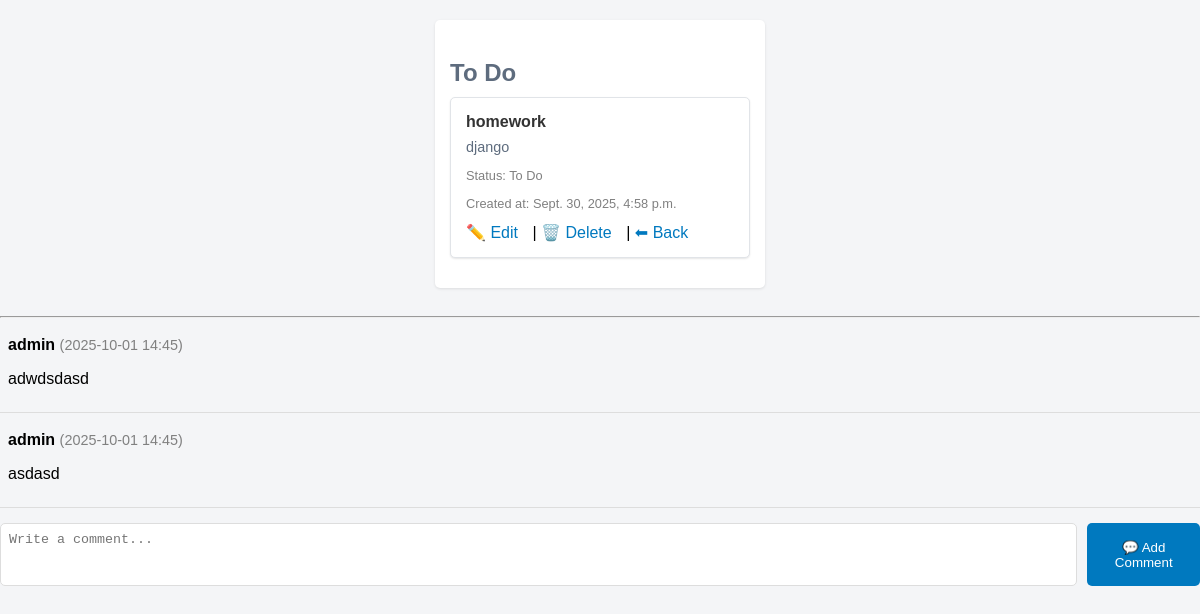
The page /detail/2/ on the database as committed earlier.
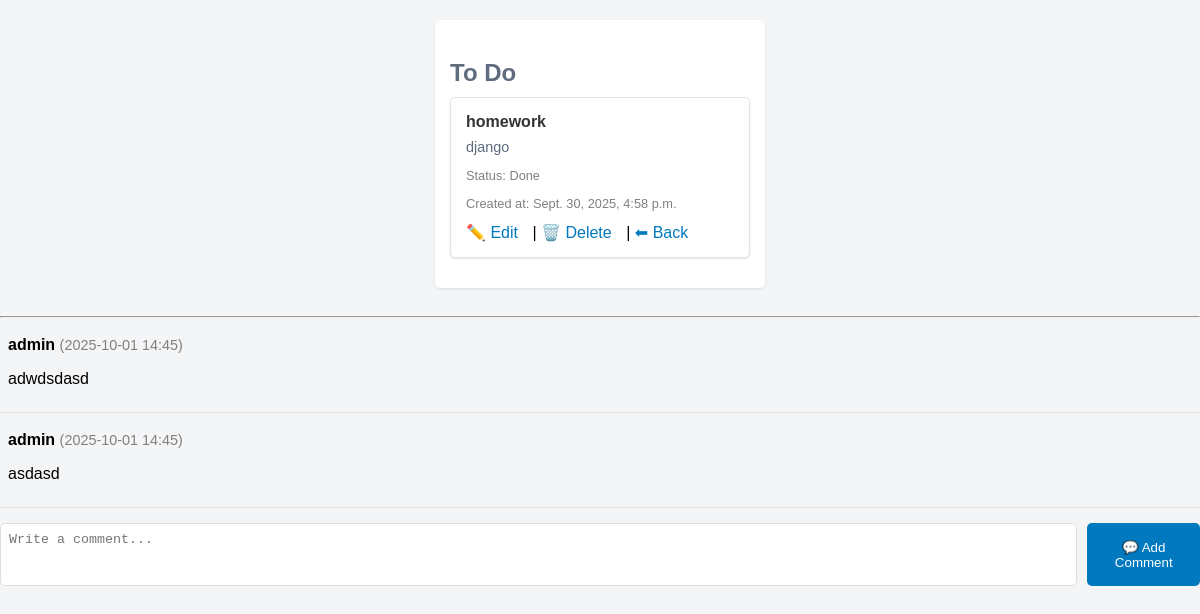
The same page on the database as committed later.
### task_app/models.py (models this page shows, shortened)
class Task(models.Model):
    title = models.CharField(max_length=255)
    desc = models.TextField(blank=True, null=True)  # Make desc optional
    position = models.PositiveIntegerField(default=1)
    created_at = models.DateTimeField(auto_now_add=True)
    STATUS_CHOICES = [
        ('todo', 'To Do'),
        ('progress', 'In Progress'),
        ('done', 'Done')
    ]
    status = models.CharField(
        max_length=10,  # 'todo', 'progress', or 'done' will fit here
        choices=STATUS_CHOICES,
        default='todo'
    )
    PRIORITY_CHOICES = [
        ('low', 'Low'),
        ('medium', 'Medium'),
        ('high', 'High')
    ]
    priority = models.CharField(
        max_length=6,  # 'Low', 'Medium', or 'High' will fit here
        choices=PRIORITY_CHOICES,
        default='low'  # Default to 'Medium'
    )
    tags = models.ManyToManyField('Tag', blank=True)
    owner = models.ForeignKey(User, on_delete=models.CASCADE)
    assignee = models.ForeignKey(
        User,
        related_name='assigned_tasks',
        on_delete=models.SET_NULL,
        null=True,
        blank=True
    )
    class Meta:
        ordering = ['created_at']  # Optionally, you can order by creation date

### task_app/views.py (the view)
# urls.py: path('detail/<int:task_id>/', task_detail, name='task_detail'),
def task_detail(request, task_id):
    task = Task.objects.get(id=task_id)
    return render(request, 'task_detail.html', {'task': task, 'comments': task.comments.all()})

### task_app/templates/task_detail.html (shortened to what this page needs)
<!DOCTYPE html>
<html lang="en">
<head>
</head>
<body>
    <div class="board-container">
        <div class="column">
            <h3>To Do</h3>
            <div class="task-card" id="task-{{ task.id }}">
                <div class="task-title">{{ task.title }}</div>
                <div class="task-desc">{{ task.desc }}</div>
                <div class="task-meta">
                    <p>Status: {{ task.get_status_display }}</p>
                    <p>Created at: {{ task.created_at }}</p>
                </div>
                <div class="task-actions">
                    <a href="{% url 'task_edit' task.id %}">✏️ Edit</a> |
                    <a href="{% url 'task_delete' task.id %}">🗑️ Delete</a> |
                    <a href="{% url 'task_list_or_create' %}">⬅ Back</a>
                </div>
            </div>
        </div>
    </div>
    <hr>
    <div id="comments">
        {% for comment in comments %}
        <div class="comment-box" id="comment-{{ comment.id }}">
            <span class="comment-author">{{ comment.author.username }}</span>
            <span class="comment-date">({{ comment.created_at|date:"Y-m-d H:i" }})</span>
            <p>{{ comment.text }}</p>
        </div>
        {% endfor %}
    </div>
    <div class="add-comment-box">
        <textarea id="comment-text" rows="3" placeholder="Write a comment..."></textarea>
        <button onclick="addComment()">💬 Add Comment</button>
    </div>
</body>
</html>

Rows that differ between the two databases and show on the page:
changed Task "homework": status "To Do" → "Done"
